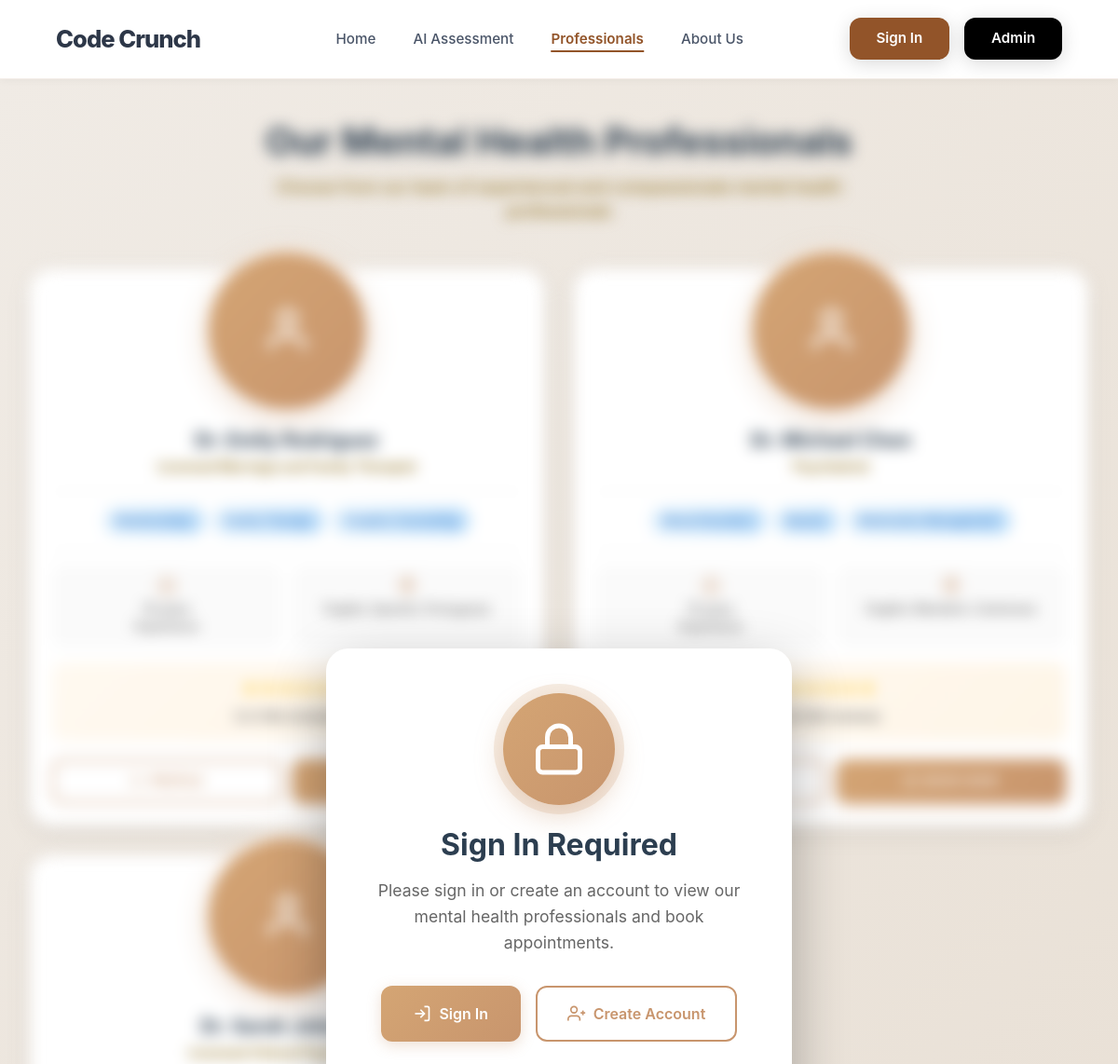
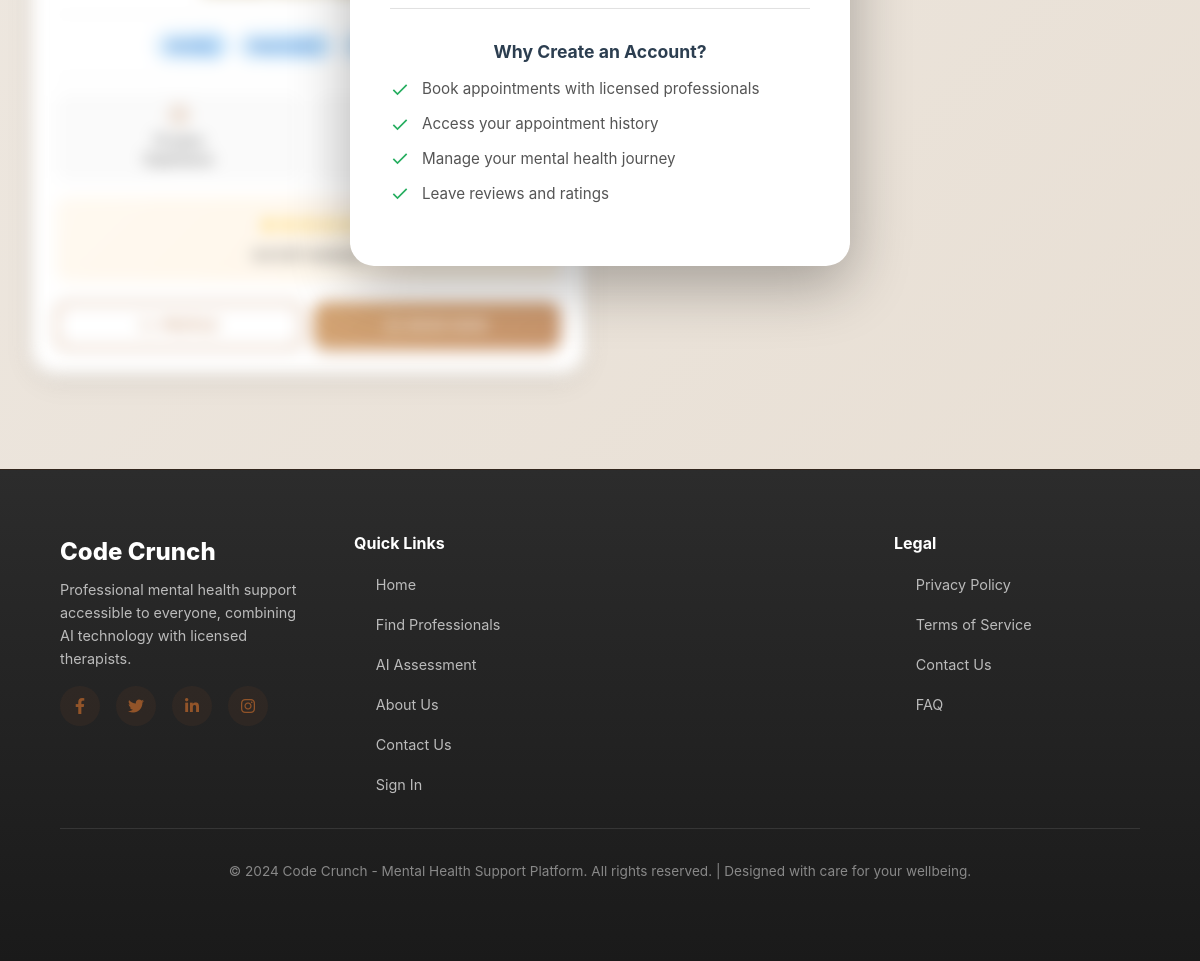
Page /professionals on the committed database (2 pictures, top to bottom).
### models.py (models this page shows, shortened)
class Professional(db.Model):
    id = db.Column(db.Integer, primary_key=True)
    name = db.Column(db.String(100), nullable=False)
    title = db.Column(db.String(100), nullable=False)
    specialization = db.Column(db.String(200), nullable=False)
    bio = db.Column(db.Text, nullable=False)
    experience_years = db.Column(db.Integer, nullable=False)
    education = db.Column(db.Text, nullable=False)
    languages = db.Column(db.String(200), nullable=False)
    image_url = db.Column(db.String(200), default='default-avatar.jpg')
    available_days = db.Column(db.String(200), nullable=False)
    consultation_fee = db.Column(db.Float, default=0.0)
    session_duration = db.Column(db.Integer, default=60)  # in minutes
    rating = db.Column(db.Float, default=5.0)
    total_reviews = db.Column(db.Integer, default=0)
    is_active = db.Column(db.Boolean, default=True)
    created_at = db.Column(db.DateTime, default=datetime.utcnow)
    appointments = db.relationship('Appointment', backref='professional', lazy=True)
    reviews = db.relationship('Review', backref='professional', lazy=True)
    time_slots = db.relationship('TimeSlot', backref='professional', lazy=True, cascade='all, delete-orphan')

### app.py (the view)
@app.route('/professionals')
def professionals():
    all_professionals = Professional.query.filter_by(is_active=True).order_by(Professional.name).all()
    return render_template('professionals.html', professionals=all_professionals)

### templates/professionals.html (shortened to what this page needs)
{% extends "layout.html" %}
{% block content %}
<div class="professionals-page">
    <div class="professionals-container">
        <div class="{% if not session.user_id %}content-locked{% endif %}">
            <div class="page-header">
                <h1 class="page-title">Our Mental Health Professionals</h1>
                <p class="page-subtitle">Choose from our team of experienced and compassionate mental health professionals</p>
            </div>
            {% if professionals %}
            <div class="professionals-grid">
                {% for prof in professionals %}
                <div class="professional-card">
                    <div class="card-image-container">
                        <div class="card-image-placeholder">
                            <svg viewBox="0 0 24 24" fill="none" stroke="currentColor" stroke-width="2">
                                <path d="M20 21v-2a4 4 0 0 0-4-4H8a4 4 0 0 0-4 4v2"></path>
                                <circle cx="12" cy="7" r="4"></circle>
                            </svg>
                        </div>
                    </div>
                    <div class="card-content">
                        <h2 class="professional-name">{{ prof.name }}</h2>
                        <p class="professional-title">{{ prof.title }}</p>
                        <div class="specialization-section">
                            <div class="specialization-tags">
                                {% for spec in prof.specialization.split(',')[:3] %}
                                <span class="tag">{{ spec.strip() }}</span>
                                {% endfor %}
                            </div>
                        </div>
                        <div class="info-grid">
                            <div class="info-item">
                                <svg viewBox="0 0 24 24" fill="none" stroke="currentColor" stroke-width="2">
                                    <circle cx="12" cy="12" r="10"></circle>
                                    <polyline points="12 6 12 12 16 14"></polyline>
                                </svg>
                                <span class="info-text">{{ prof.experience_years }} years <br>Experience</span>
                            </div>
                            <div class="info-item">
                                <svg viewBox="0 0 24 24" fill="none" stroke="currentColor" stroke-width="2">
                                    <path d="M21 10c0 7-9 13-9 13s-9-6-9-13a9 9 0 0 1 18 0z"></path>
                                    <circle cx="12" cy="10" r="3"></circle>
                                </svg>
                                <span class="info-text">{{ prof.languages }}</span>
                            </div>
                        </div>
                        <div class="rating-section">
                            <div class="stars">
                                {% for i in range(5) %}
                                <span class="star">★</span>
                                {% endfor %}
                            </div>
                            <span class="rating-text">{{ prof.rating }} ({{ prof.total_reviews }} reviews)</span>
                        </div>
                        <div class="card-buttons">
                            <a href="{{ url_for('professional_detail', prof_id=prof.id) }}" class="btn btn-outline">
                                <svg viewBox="0 0 24 24" fill="none" stroke="currentColor" stroke-width="2">
                                    <circle cx="11" cy="11" r="8"></circle>
                                    <line x1="21" y1="21" x2="16.65" y2="16.65"></line>
                                </svg>
                            </a>
                            <a href="{{ url_for('book_with_professional', prof_id=prof.id) }}" class="btn btn-primary">
                                <svg viewBox="0 0 24 24" fill="none" stroke="currentColor" stroke-width="2">
                                    <rect x="3" y="4" width="18" height="18" rx="2" ry="2"></rect>
                                    <line x1="16" y1="2" x2="16" y2="6"></line>
                                    <line x1="8" y1="2" x2="8" y2="6"></line>
                                    <line x1="3" y1="10" x2="21" y2="10"></line>
                                </svg>
                            </a>
                        </div>
                    </div>
                </div>
                {% endfor %}
            </div>
            {% endif %}
        </div>
        {% if not session.user_id %}
        <div class="lock-overlay">
            <div class="lock-icon-container">
                <svg viewBox="0 0 24 24" fill="none" stroke="currentColor" stroke-width="2">
                    <rect x="3" y="11" width="18" height="11" rx="2" ry="2"></rect>
                    <path d="M7 11V7a5 5 0 0 1 10 0v4"></path>
                </svg>
            </div>
            <h2 class="lock-title">Sign In Required</h2>
            <p class="lock-subtitle">Please sign in or create an account to view our mental health professionals and book appointments.</p>
            <div class="lock-actions">
                <a href="{{ url_for('login') }}?next={{ request.path }}" class="lock-btn lock-btn-primary">
                    <svg viewBox="0 0 24 24" fill="none" stroke="currentColor" stroke-width="2">
                        <path d="M15 3h4a2 2 0 0 1 2 2v14a2 2 0 0 1-2 2h-4"></path>
                        <polyline points="10 17 15 12 10 7"></polyline>
                        <line x1="15" y1="12" x2="3" y2="12"></line>
                    </svg>
                    Sign In
                </a>
                <a href="{{ url_for('register') }}" class="lock-btn lock-btn-secondary">
                    <svg viewBox="0 0 24 24" fill="none" stroke="currentColor" stroke-width="2">
                        <path d="M16 21v-2a4 4 0 0 0-4-4H5a4 4 0 0 0-4 4v2"></path>
                        <circle cx="8.5" cy="7" r="4"></circle>
                        <line x1="20" y1="8" x2="20" y2="14"></line>
                        <line x1="23" y1="11" x2="17" y2="11"></line>
                    </svg>
                    Create Account
                </a>
            </div>
            <div class="lock-benefits">
                <h3 class="benefits-title">Why Create an Account?</h3>
                <div class="benefit-item">
                    <svg viewBox="0 0 24 24" fill="none" stroke="currentColor" stroke-width="2">
                        <polyline points="20 6 9 17 4 12"></polyline>
                    </svg>
                    <span>Book appointments with licensed professionals</span>
                </div>
                <div class="benefit-item">
                    <svg viewBox="0 0 24 24" fill="none" stroke="currentColor" stroke-width="2">
                        <polyline points="20 6 9 17 4 12"></polyline>
                    </svg>
                    <span>Access your appointment history</span>
                </div>
                <div class="benefit-item">
                    <svg viewBox="0 0 24 24" fill="none" stroke="currentColor" stroke-width="2">
                        <polyline points="20 6 9 17 4 12"></polyline>
                    </svg>
                    <span>Manage your mental health journey</span>
                </div>
                <div class="benefit-item">
                    <svg viewBox="0 0 24 24" fill="none" stroke="currentColor" stroke-width="2">
                        <polyline points="20 6 9 17 4 12"></polyline>
                    </svg>
                    <span>Leave reviews and ratings</span>
                </div>
            </div>
        </div>
        {% endif %}
    </div>
</div>
{% endblock %}

### templates/layout.html (shortened to what this page needs)
<!DOCTYPE html>
<html lang="en">
    <head>
        <link
            href="https://cdn.jsdelivr.net/npm/bootstrap@5.1.3/dist/css/bootstrap.min.css"
            rel="stylesheet"
        />
        <link
            href="https://cdnjs.cloudflare.com/ajax/libs/font-awesome/6.0.0/css/all.min.css"
            rel="stylesheet"
        />
    </head>
    <body>
        <nav class="modern-nav" id="navbar">
            <a href="{{ url_for('index') }}" class="nav-logo">Code Crunch</a>
            <ul class="nav-links" id="navLinks">
                <li>
                    <a
                        href="{{ url_for('index') }}"
                        class="{{ 'active' if request.endpoint == 'index' else '' }}"
                        >Home</a
                    >
                </li>
                <li>
                    <a
                        href="{{ url_for('ai_assessment') }}"
                        class="{{ 'active' if request.endpoint == 'ai_assessment' else '' }}"
                        >AI Assessment</a
                    >
                </li>
                <li>
                    <a
                        href="{{ url_for('professionals') }}"
                        class="{{ 'active' if request.endpoint == 'professionals' else '' }}"
                        >Professionals</a
                    >
                </li>
                <li>
                    <a
                        href="{{ url_for('about') }}"
                        class="{{ 'active' if request.endpoint == 'about' else '' }}"
                        >About Us</a
                    >
                </li>
            </ul>
            <div class="nav-buttons">
                {% if session.user_id %}
                    <div class="user-menu">
                        <span class="user-welcome">Welcome, {{ session.user_name }}</span>
                        <a href="{{ url_for('logout') }}" class="logout-btn">Logout</a>
                    </div>
                {% else %}
                    <div class="user-menu">
                        <a href="{{ url_for('login') }}" class="sign-in-btn" style="background-color: #925429;"">Sign In</a>
                    </div>
                {% endif %}
                <a href="{{ url_for('admin_login') }}" class="sign-in-btn" style="background-color: #000000;">Admin</a>
            </div>
        </nav>
        <main>{% block content %}{% endblock %}</main>
        <footer class="modern-footer">
            <div class="footer-content">
                <div class="footer-section">
                    <div class="footer-logo">Code Crunch</div>
                    <p>Professional mental health support accessible to everyone, combining AI technology with licensed therapists.</p>
                    <div class="footer-socials">
                        <a href="#"><i class="fab fa-facebook-f"></i></a>
                        <a href="#"><i class="fab fa-twitter"></i></a>
                        <a href="#"><i class="fab fa-linkedin-in"></i></a>
                        <a href="#"><i class="fab fa-instagram"></i></a>
                    </div>
                </div>
                <div class="footer-section">
                    <h4>Quick Links</h4>
                    <ul class="footer-links">
                        <li><a href="{{ url_for('index') }}">Home</a></li>
                        <li><a href="{{ url_for('professionals') }}">Find Professionals</a></li>
                        <li><a href="{{ url_for('ai_assessment') }}">AI Assessment</a></li>
                        <li><a href="{{ url_for('about') }}">About Us</a></li>
                        <li><a href="{{ url_for('contact') }}">Contact Us</a></li>
                        {% if session.user_id %}
                        <li><a href="{{ url_for('user_dashboard') }}">My Dashboard</a></li>
                        {% else %}
                        <li><a href="{{ url_for('login') }}">Sign In</a></li>
                        {% endif %}
                    </ul>
                </div>
                <div class="footer-section">
                    <h4>Legal</h4>
                    <ul class="footer-links">
                        <li><a href="#">Privacy Policy</a></li>
                        <li><a href="#">Terms of Service</a></li>
                        <li><a href="#">Contact Us</a></li>
                        <li><a href="#">FAQ</a></li>
                    </ul>
                </div>
            </div>
            <div class="footer-bottom">
                <p>&copy; 2024 Code Crunch - Mental Health Support Platform. All rights reserved. | Designed with care for your wellbeing.</p>
            </div>
        </footer>
    </body>
</html>

### rows in the picture
Professional: name "Dr. Emily Rodriguez", title "Licensed Marriage and Family Therapist", strip "Relationships" "Family Therapy" "Couples Counseling", languages "English, Spanish, Portuguese"
Professional: name "Dr. Michael Chen", title "Psychiatrist", strip "Mood Disorders" "Bipolar" "Medication Management", languages "English, Mandarin, Cantonese", rating "4.8", total_reviews "98"
Professional: name "Dr. Sarah Johnson", title "Licensed Clinical Psychologist", strip "Anxiety" "Depression"
